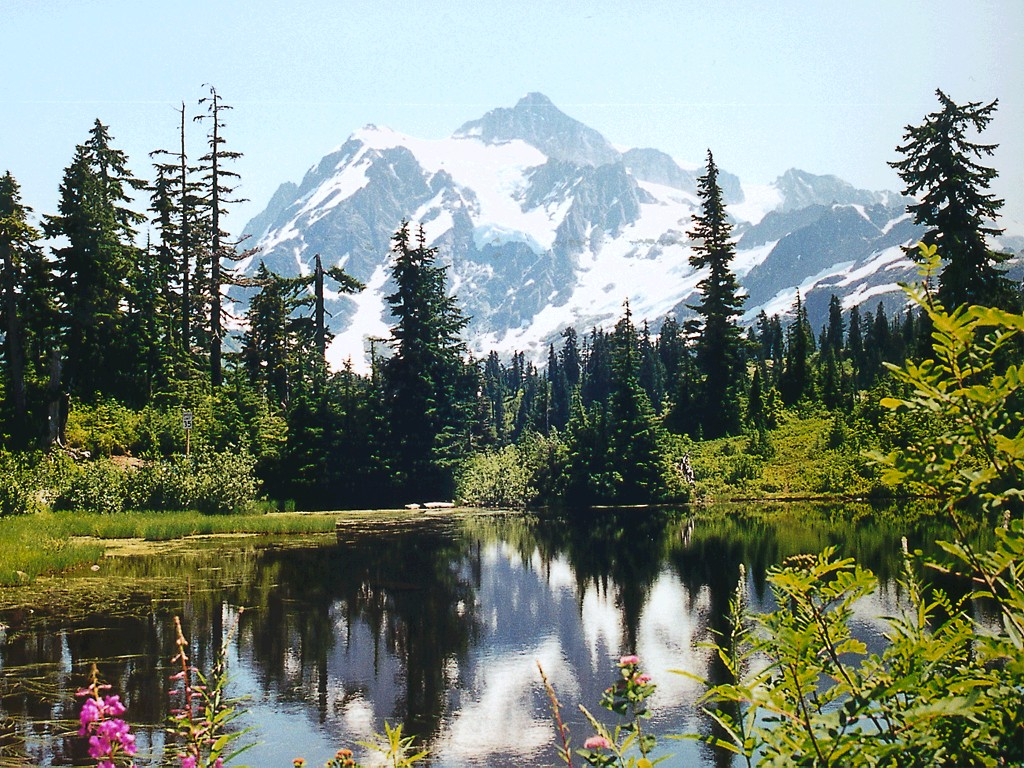
#> input picture example 2.jpg, 1024 x 768 px, found by its file name
$ python 'Image Manipulation.py'
#> lines starting #> are read from the running program, lines starting #| are printed output that depends on the picture
import cv2
import numpy as np
import matplotlib.pyplot as plt

image = cv2.imread('example 2.jpg')
#> image is the input picture: shape (768, 1024, 3); mean B, G, R 123.1, 135.8, 124.8
image_rgb = cv2.cvtColor(image, cv2.COLOR_BGR2RGB)

(h, w) = image.shape[:2]
#> h = 768; w = 1024
center = (w//2, h//2)
#> center = (512, 384)

M = cv2.getRotationMatrix2D(center, 50, 1.5)

rotated = cv2.warpAffine(image, M, (w, h))
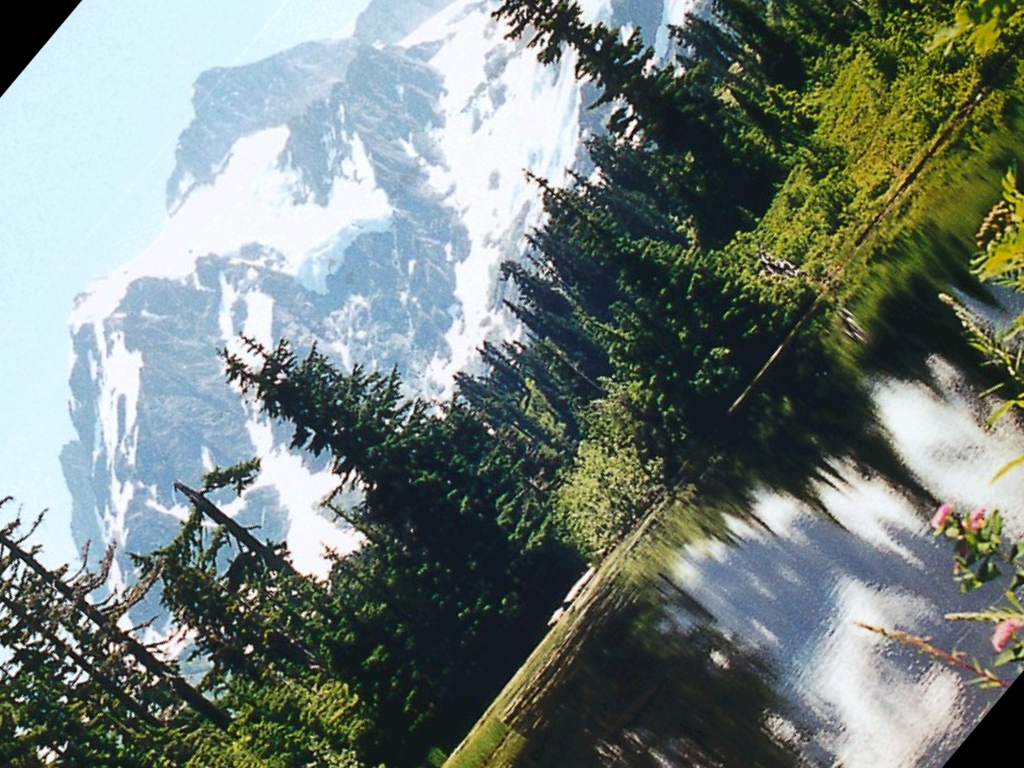
#> rotated: shape (768, 1024, 3); mean B, G, R 122.9, 128.3, 116.7

rotated_rgb = cv2.cvtColor(rotated, cv2.COLOR_BGR2RGB)
plt.imshow(rotated_rgb)
plt.title("Rotated Image")
plt.show()

brightness_matrix = np.ones(image.shape, dtype="uint8") * 75
brighter = cv2.add(image, brightness_matrix)
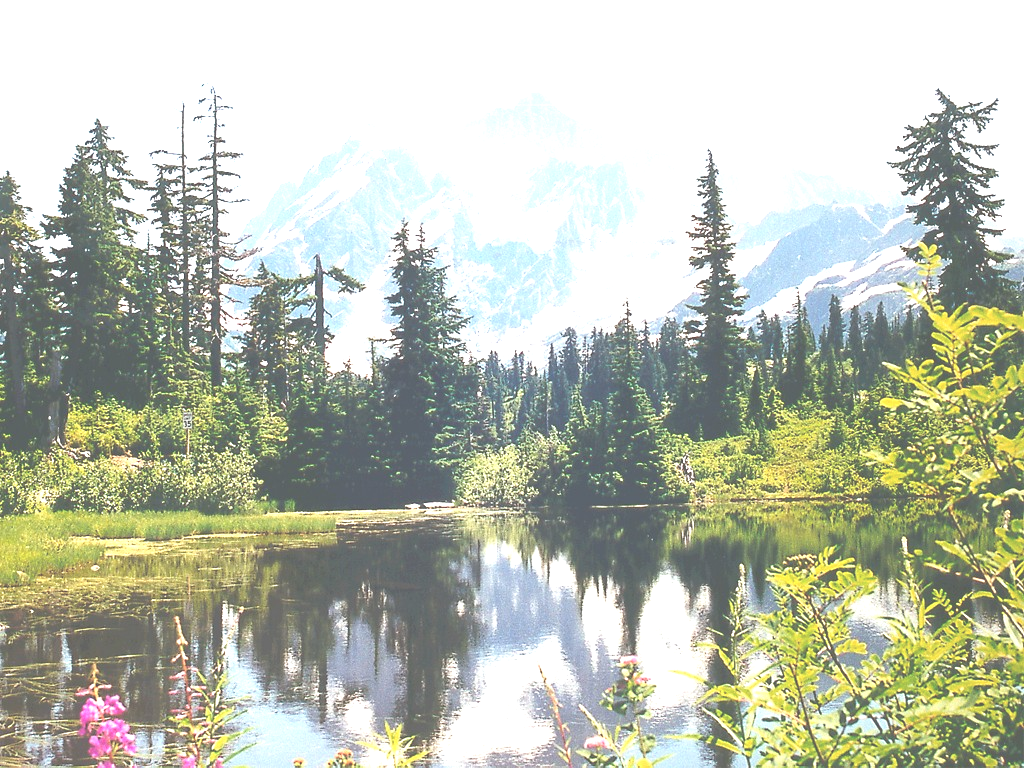
#> brighter: shape (768, 1024, 3); mean B, G, R 176.2, 192, 187

brighter_rgb = cv2.cvtColor(brighter, cv2.COLOR_BGR2RGB)
plt.imshow(brighter_rgb)
plt.title("Brighter Image")
plt.show()

image_rgb = cv2.cvtColor(image, cv2.COLOR_BGR2RGB)
plt.imshow(image_rgb)
plt.title("RGB Image")
plt.show()

gray_image = cv2.cvtColor(image, cv2.COLOR_BGR2GRAY)
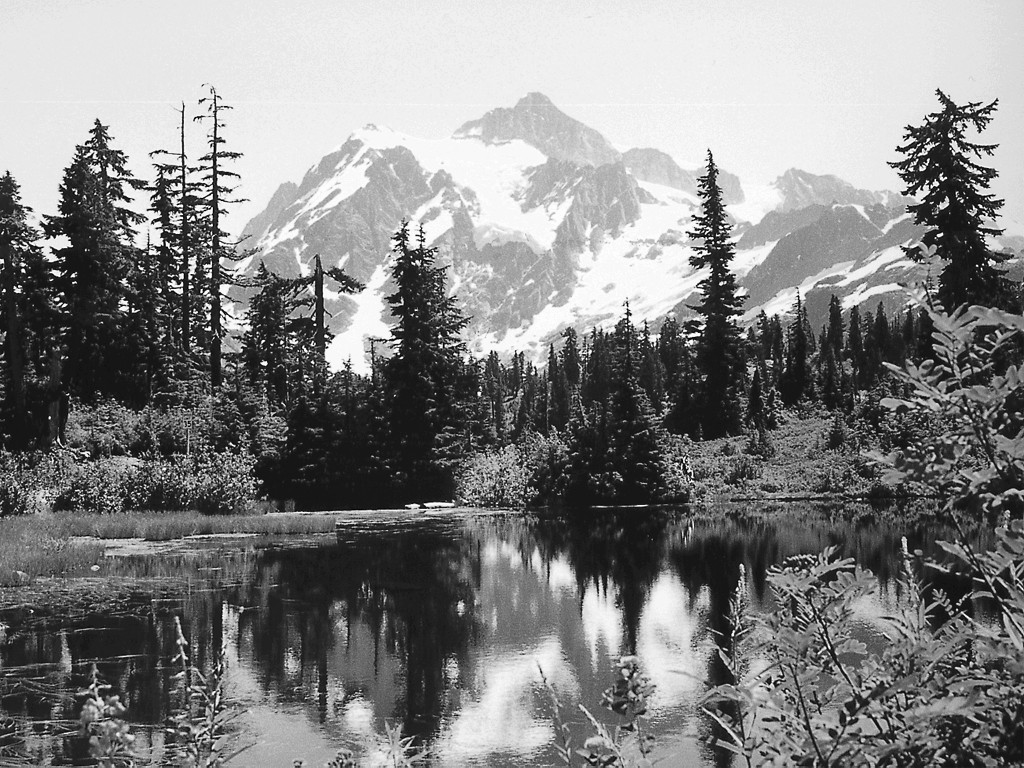
#> gray_image: shape (768, 1024); min 0, max 255, mean 131
plt.imshow(gray_image, cmap = "gray")
plt.title("Grayscale Image")
plt.show()

cropped_image = image[200:400, 300:500]
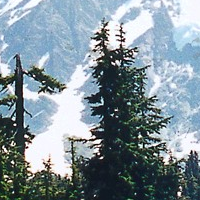
#> cropped_image: shape (200, 200, 3); mean B, G, R 152.2, 143.7, 128.2
cropped_rgb = cv2.cvtColor(cropped_image, cv2.COLOR_BGR2RGB)
plt.imshow(cropped_rgb)
plt.title("Cropped Region")
plt.show()
